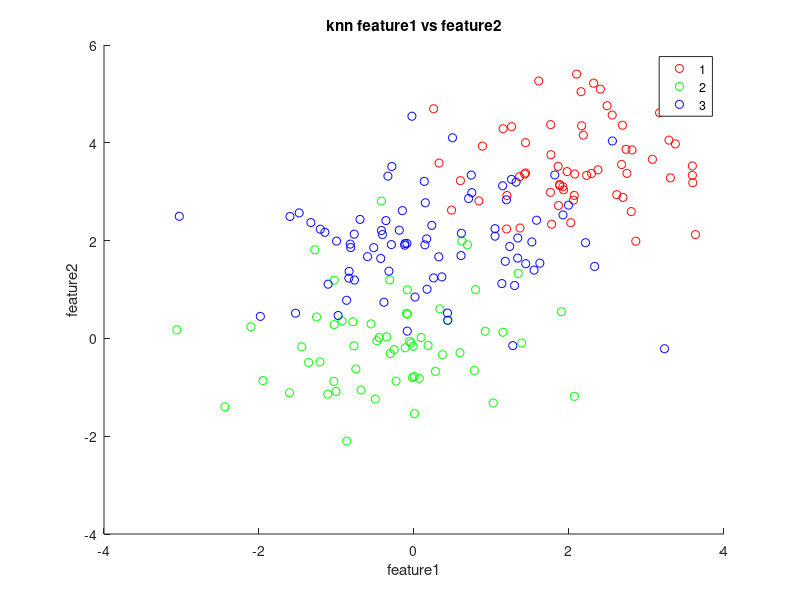

Recreate this plot in MATLAB.
clear all;
clc;
K = load('data_knnSimulation')
% W = [Xtrain ytrain]

%obtaining the plot
gscatter(K.Xtrain(:,1),K.Xtrain(:,2),K.ytrain,'rgb')
xlabel('feature1')
ylabel('feature2')
title('knn feature1 vs feature2')